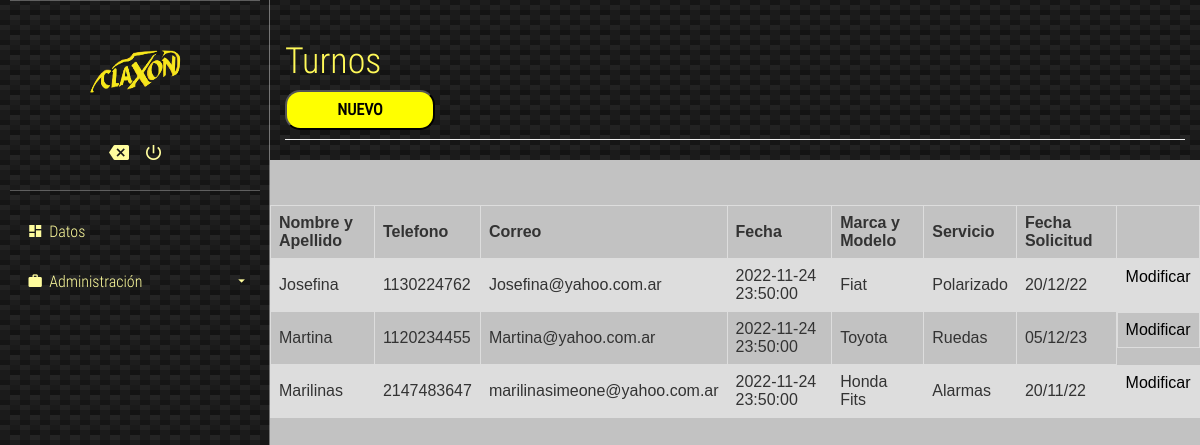
Before: /verTurnos.php with the older database file.
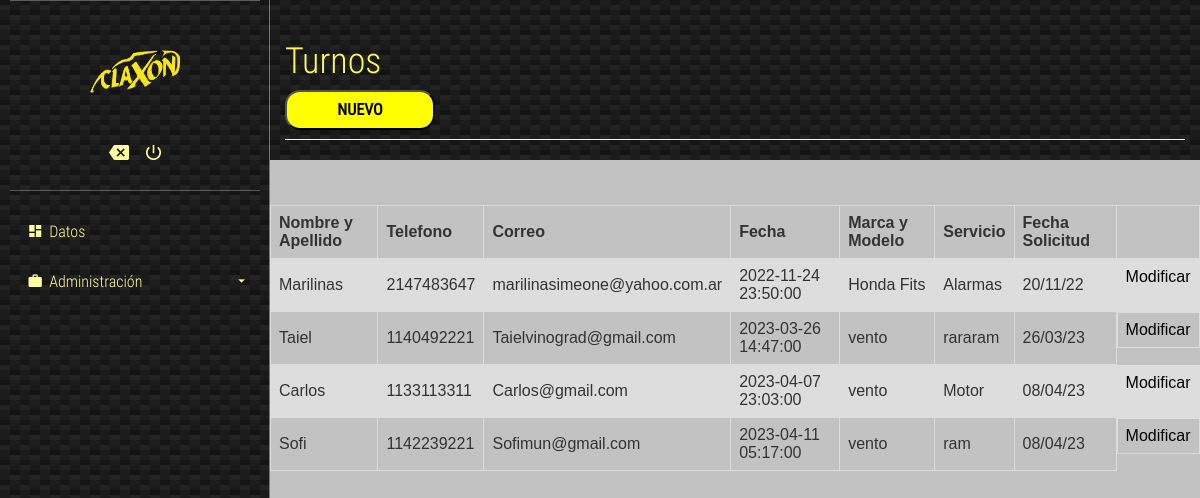
After: the same page with the newer database file.
### tables this page shows
CREATE TABLE `turnos` (
  `Nombre` varchar(200) NOT NULL,
  `Telefono` int(11) NOT NULL,
  `id` int(11) NOT NULL,
  `Correo` varchar(200) NOT NULL,
  `Fecha_Hora` datetime NOT NULL,
  `Marca_Modelo` varchar(100) NOT NULL,
  `Servicio` varchar(100) NOT NULL,
  `Fecha_Solicitud` varchar(15) NOT NULL
);

### verTurnos.php (the view, shortened to what this page needs)
<head>
	<link rel="stylesheet" href="./css/main.css">
</head>
<body>
	<section class="full-box cover dashboard-sideBar">
		<div class="full-box dashboard-sideBar-ct">
			<div class="full-box dashboard-sideBar-UserInfo">
				<figure class="full-box">
				<img src="claxon2.png" alt="UserIcon">
				</figure>
				<ul class="full-box list-unstyled text-center">
					<li>
						<a href="index.php">
							<i class="zmdi zmdi-tag-close"></i>
						</a>
					</li>
					<li>
						<a href="logout.php" class="btn-exit-system">
							<i class="zmdi zmdi-power"></i>
						</a>
					</li>
				</ul>
			</div>
			<ul class="list-unstyled full-box dashboard-sideBar-Menu">
				<li>
					<a href="home.php">
						<i class="zmdi zmdi-view-dashboard zmdi-hc-fw"></i> Datos
					</a>
				</li>
				<li>
					<a class="btn-sideBar-SubMenu">
						<i class="zmdi zmdi-case zmdi-hc-fw"></i> Administración <i class="zmdi zmdi-caret-down pull-right"></i>
					</a>
					<ul class="list-unstyled full-box">
					</ul>
				</li>
			</ul>
		</div>
	</section>
	<section class="full-box dashboard-contentPage">
		<div class="container-fluid">
			<div class="page-header">
			  <h1 class="text-titles">Turnos</h1>
			  <button class="btnn" type="button" name = "nuevo"  onclick="window.location.href='turnos.php';"><b>NUEVO</b></button></div>
			</div>
		<?php
	include("conexion.php");
  $query = "SELECT id, nombre, telefono, correo, fecha_hora, marca_modelo, servicio, fecha_solicitud FROM turnos";
        $resultado = $conexion->query($query);
            ?>
<form class="articulo" class="post" method="post">
	<br><br/>
<table>
  <tr>
    <th>Nombre y Apellido</th>
    <th>Telefono</th>
    <th>Correo</th>
	<th>Fecha</th>
	<th>Marca y Modelo</th>
	<th>Servicio</th>
	<th>Fecha Solicitud</th>
	<th></th>
  </tr>
  <?php
     while ($row = $resultado -> fetch_assoc()) {
  ?>
  <tr>
    <td><?php echo $row['nombre'] ?></td>
    <td><?php echo $row['telefono'] ?></td>
    <td><?php echo $row['correo'] ?></td>
	<td><?php echo $row['fecha_hora'] ?></td>
    <td><?php echo $row['marca_modelo'] ?></td>
    <td><?php echo $row['servicio'] ?></td>
	<td><?php echo $row['fecha_solicitud'] ?></td>
	<td style="display:flex; justify-content:center" ><a href="actualizarTurnos.php?id=<?php echo $row["id"]?>"  style="color:black; ">Modificar</a>
  </tr>
  <?php
}
?>
</table>
</form>
	</section>
</body>
</html>

### css/main.css (style rules this page uses)
body, html { background-color: rgb(194, 194, 194); width: 100%; height: 100%; margin: 0; padding: 0; position: relative; font-size: 16px; font-family: 'RobotoCondensed'; overflow: hidden; }
.full-box { margin: 0; padding: 0; width: 100%; box-sizing: border-box; }
.cover { background: 50% 50% no-repeat; background-size: cover; }
.text-titles { color: #fff958; font-family: 'RobotoCondensedLight' }
.dashboard-sideBar, .dashboard-contentPage { position: absolute; top: 0; height: 100%; transition: all .3s ease-in-out; }
.dashboard-sideBar, .dashboard-sideBar-ct { width: 270px; }
.dashboard-sideBar { left: 0; z-index: 2; background: linear-gradient(27deg, #151515 5px, transparent 5px) 0 5px, linear-gradient(207deg, #151515 5px, transparent 5px) 10px 0px, linear-gradient(27deg, #222 5px, transparent 5px) 0px 10px, linear-gradient(207deg, #222 5px, transparent 5px) 10px 5px, linear-gradient(90deg, #1b1b1b 10px, transparent 10px), linear-gradient(#1d1d1d 25%, #1a1a1a 25%, #1a1a1a 50%, transparent 50%, transparent 75%, #242424 75%, #242424); background-color: #131313; background-size: 20px 20px; border-right: 1px solid rgba(255, 255, 255, .4); overflow: hidden; }
.dashboard-sideBar-ct { position: relative; height: 100%; padding: 0 10px; padding-bottom: 30px; }
.dashboard-sideBar-UserInfo { border-top: 1px solid rgba(255, 255, 255, .3); border-bottom: 1px solid rgba(255, 255, 255, .3); color: #fff; font-size: 14px; padding: 20px 0; }
.dashboard-sideBar-UserInfo figure img { width: 100px; height: 100px; border-radius: 100%; display: block; margin: 0 auto; }
.dashboard-sideBar-UserInfo ul { margin-top: 15px; }
.dashboard-sideBar-UserInfo ul > li, .dashboard-sideBar-UserInfo ul > li > a { display: inline-block; color: rgb(255, 253, 158); }
.dashboard-sideBar-UserInfo ul > li > a { outline: none; font-size: 20px; padding: 7px; transition: all .3s ease-in-out; }
.dashboard-sideBar-Menu { padding-top: 15px; }
.dashboard-sideBar-Menu > li, .dashboard-sideBar-Menu > li > a, .dashboard-sideBar-Menu > li > ul > li, .dashboard-sideBar-Menu > li > ul > li > a { line-height: 50px; font-family: "RobotoCondensedLight"; display: block; color: rgb(255, 253, 158); text-decoration: none; border-radius: 4px; transition: all .3s ease-in-out; position: relative; }
.dashboard-sideBar-Menu > li > a > i.zmdi-caret-down { line-height: 50px; transition: all .3s ease-in-out; }
.dashboard-sideBar-Menu > li > a { padding: 0 15px; box-sizing: border-box; height: 50px; outline: none; }
.dashboard-sideBar-Menu > li > ul { position: relative; padding-top: 7px; height: 0; overflow: hidden; }
.dashboard-contentPage { right: 0; z-index: 1; padding-left: 270px; }
.btnn { background-color: yellow; color:black; width: 150px; height: 40px; border-radius: 15px; }

### verTurnos.php (style rules this page uses)
table { font-family: arial, sans-serif; border-collapse: collapse; width: 100%; }
td, th { border: 1px solid #dddddd; text-align: left; padding: 8px; }
tr:nth-child(even) { background-color: #dddddd; }
.btnn { background-color: yellow; color:black; width: 150px; height: 40px; border-radius: 15px; }

Changed rows visible on the page:
removed turnos: Nombre "Josefina", Telefono "1130224762", Correo "Josefina@yahoo.com.ar", Fecha_Hora "2022-11-24 23:50:00", Marca_Modelo "Fiat", Servicio "Polarizado", Fecha_Solicitud "20/12/22"
removed turnos: Nombre "Martina", Telefono "1120234455", Correo "Martina@yahoo.com.ar", Fecha_Hora "2022-11-24 23:50:00", Marca_Modelo "Toyota", Servicio "Ruedas", Fecha_Solicitud "05/12/23"
added turnos: Nombre "Taiel", Telefono "1140492221", Correo "Taielvinograd@gmail.com", Fecha_Hora "2023-03-26 14:47:00", Marca_Modelo "vento", Servicio "rararam", Fecha_Solicitud "26/03/23"
added turnos: Nombre "Carlos", Telefono "1133113311", Correo "Carlos@gmail.com", Fecha_Hora "2023-04-07 23:03:00", Marca_Modelo "vento", Servicio "Motor", Fecha_Solicitud "08/04/23"
added turnos: Nombre "Sofi", Telefono "1142239221", Correo "Sofimun@gmail.com", Fecha_Hora "2023-04-11 05:17:00", Marca_Modelo "vento", Servicio "ram", Fecha_Solicitud "08/04/23"
